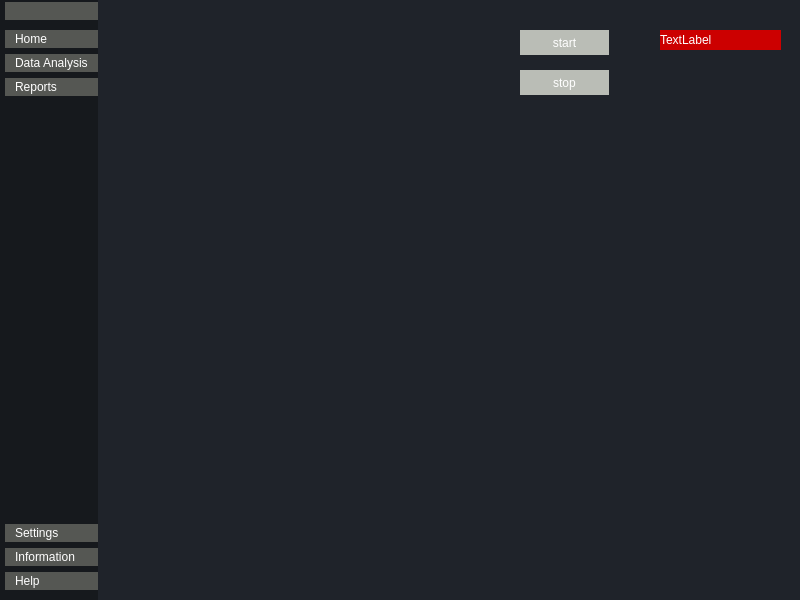
<?xml version="1.0" encoding="UTF-8"?>
<ui version="4.0">
 <class>MainWindow</class>
 <widget class="QMainWindow" name="MainWindow">
  <property name="geometry">
   <rect>
    <x>0</x>
    <y>0</y>
    <width>800</width>
    <height>600</height>
   </rect>
  </property>
  <property name="minimumSize">
   <size>
    <width>800</width>
    <height>600</height>
   </size>
  </property>
  <property name="windowTitle">
   <string>MainWindow</string>
  </property>
  <property name="styleSheet">
   <string notr="true">*{
border:none;
background-color:transparent;
background:none;
padding:0;
margin:0;
color:#fff;
}

#centralwidget{
background-color:#1f232a;
}

#LeftMenuSubContainer{
background-color:#16191d;
}

#LeftMenuSubContainer QPushButton {
text-align:left;
padding:2px 10px;
border-top-left-radius:10px;
border-bottom-left-radius:10px;
}


</string>
  </property>
  <widget class="QWidget" name="centralwidget">
   <layout class="QHBoxLayout" name="horizontalLayout">
    <property name="spacing">
     <number>0</number>
    </property>
    <property name="leftMargin">
     <number>0</number>
    </property>
    <property name="topMargin">
     <number>0</number>
    </property>
    <property name="rightMargin">
     <number>0</number>
    </property>
    <property name="bottomMargin">
     <number>0</number>
    </property>
    <item>
     <widget class="QWidget" name="LeftMenuContainer" native="true">
      <layout class="QVBoxLayout" name="verticalLayout">
       <property name="spacing">
        <number>0</number>
       </property>
       <property name="leftMargin">
        <number>0</number>
       </property>
       <property name="topMargin">
        <number>0</number>
       </property>
       <property name="rightMargin">
        <number>0</number>
       </property>
       <property name="bottomMargin">
        <number>0</number>
       </property>
       <item alignment="Qt::AlignLeft">
        <widget class="QWidget" name="LeftMenuSubContainer" native="true">
         <layout class="QVBoxLayout" name="verticalLayout_2">
          <property name="spacing">
           <number>0</number>
          </property>
          <property name="leftMargin">
           <number>5</number>
          </property>
          <property name="topMargin">
           <number>0</number>
          </property>
          <property name="rightMargin">
           <number>0</number>
          </property>
          <property name="bottomMargin">
           <number>0</number>
          </property>
          <item alignment="Qt::AlignTop">
           <widget class="QFrame" name="frame">
            <property name="frameShape">
             <enum>QFrame::StyledPanel</enum>
            </property>
            <property name="frameShadow">
             <enum>QFrame::Raised</enum>
            </property>
            <layout class="QVBoxLayout" name="verticalLayout_3">
             <property name="spacing">
              <number>0</number>
             </property>
             <property name="leftMargin">
              <number>0</number>
             </property>
             <property name="topMargin">
              <number>2</number>
             </property>
             <property name="rightMargin">
              <number>0</number>
             </property>
             <property name="bottomMargin">
              <number>0</number>
             </property>
             <item>
              <widget class="QPushButton" name="menuBtn">
               <property name="toolTip">
                <string>Menu</string>
               </property>
               <property name="styleSheet">
                <string notr="true">background-color: rgb(136, 138, 133);
background-color: rgb(85, 87, 83);</string>
               </property>
               <property name="text">
                <string/>
               </property>
               <property name="icon">
                <iconset resource="resources.qrc">
                 <normaloff>:/icons/icons/align-justify.svg</normaloff>:/icons/icons/align-justify.svg</iconset>
               </property>
               <property name="iconSize">
                <size>
                 <width>24</width>
                 <height>24</height>
                </size>
               </property>
              </widget>
             </item>
            </layout>
           </widget>
          </item>
          <item alignment="Qt::AlignTop">
           <widget class="QFrame" name="frame_2">
            <property name="sizePolicy">
             <sizepolicy hsizetype="Preferred" vsizetype="Expanding">
              <horstretch>0</horstretch>
              <verstretch>0</verstretch>
             </sizepolicy>
            </property>
            <property name="frameShape">
             <enum>QFrame::StyledPanel</enum>
            </property>
            <property name="frameShadow">
             <enum>QFrame::Raised</enum>
            </property>
            <layout class="QVBoxLayout" name="verticalLayout_4">
             <property name="spacing">
              <number>6</number>
             </property>
             <property name="leftMargin">
              <number>0</number>
             </property>
             <property name="topMargin">
              <number>10</number>
             </property>
             <property name="rightMargin">
              <number>0</number>
             </property>
             <property name="bottomMargin">
              <number>10</number>
             </property>
             <item>
              <widget class="QPushButton" name="pushButton_2">
               <property name="toolTip">
                <string>Home</string>
               </property>
               <property name="styleSheet">
                <string notr="true">background-color: rgb(85, 87, 83);</string>
               </property>
               <property name="text">
                <string>Home</string>
               </property>
               <property name="icon">
                <iconset resource="resources.qrc">
                 <normaloff>:/icons/icons/home.svg</normaloff>:/icons/icons/home.svg</iconset>
               </property>
               <property name="iconSize">
                <size>
                 <width>24</width>
                 <height>24</height>
                </size>
               </property>
              </widget>
             </item>
             <item>
              <widget class="QPushButton" name="pushButton_3">
               <property name="toolTip">
                <string>Data Analysis</string>
               </property>
               <property name="styleSheet">
                <string notr="true">background-color: rgb(85, 87, 83);</string>
               </property>
               <property name="text">
                <string>Data Analysis</string>
               </property>
               <property name="icon">
                <iconset resource="resources.qrc">
                 <normaloff>:/icons/icons/list.svg</normaloff>:/icons/icons/list.svg</iconset>
               </property>
               <property name="iconSize">
                <size>
                 <width>24</width>
                 <height>24</height>
                </size>
               </property>
              </widget>
             </item>
             <item>
              <widget class="QPushButton" name="pushButton_4">
               <property name="toolTip">
                <string>View Reports</string>
               </property>
               <property name="styleSheet">
                <string notr="true">background-color: rgb(85, 87, 83);</string>
               </property>
               <property name="text">
                <string>Reports</string>
               </property>
               <property name="icon">
                <iconset resource="resources.qrc">
                 <normaloff>:/icons/icons/printer.svg</normaloff>:/icons/icons/printer.svg</iconset>
               </property>
               <property name="iconSize">
                <size>
                 <width>24</width>
                 <height>24</height>
                </size>
               </property>
              </widget>
             </item>
            </layout>
           </widget>
          </item>
          <item>
           <spacer name="verticalSpacer">
            <property name="orientation">
             <enum>Qt::Vertical</enum>
            </property>
            <property name="sizeHint" stdset="0">
             <size>
              <width>20</width>
              <height>40</height>
             </size>
            </property>
           </spacer>
          </item>
          <item alignment="Qt::AlignBottom">
           <widget class="QFrame" name="frame_3">
            <property name="styleSheet">
             <string notr="true"/>
            </property>
            <property name="frameShape">
             <enum>QFrame::StyledPanel</enum>
            </property>
            <property name="frameShadow">
             <enum>QFrame::Raised</enum>
            </property>
            <layout class="QVBoxLayout" name="verticalLayout_5">
             <property name="spacing">
              <number>6</number>
             </property>
             <property name="leftMargin">
              <number>0</number>
             </property>
             <property name="topMargin">
              <number>10</number>
             </property>
             <property name="rightMargin">
              <number>0</number>
             </property>
             <property name="bottomMargin">
              <number>10</number>
             </property>
             <item>
              <widget class="QPushButton" name="pushButton_6">
               <property name="toolTip">
                <string>Go To Settings</string>
               </property>
               <property name="styleSheet">
                <string notr="true">background-color: rgb(85, 87, 83);</string>
               </property>
               <property name="text">
                <string>Settings</string>
               </property>
               <property name="icon">
                <iconset resource="resources.qrc">
                 <normaloff>:/icons/icons/settings.svg</normaloff>:/icons/icons/settings.svg</iconset>
               </property>
               <property name="iconSize">
                <size>
                 <width>24</width>
                 <height>24</height>
                </size>
               </property>
              </widget>
             </item>
             <item>
              <widget class="QPushButton" name="pushButton_5">
               <property name="toolTip">
                <string>Information About The App</string>
               </property>
               <property name="styleSheet">
                <string notr="true">background-color: rgb(85, 87, 83);</string>
               </property>
               <property name="text">
                <string>Information</string>
               </property>
               <property name="icon">
                <iconset resource="resources.qrc">
                 <normaloff>:/icons/icons/info.svg</normaloff>:/icons/icons/info.svg</iconset>
               </property>
               <property name="iconSize">
                <size>
                 <width>24</width>
                 <height>24</height>
                </size>
               </property>
              </widget>
             </item>
             <item>
              <widget class="QPushButton" name="pushButton_7">
               <property name="toolTip">
                <string>Get More Help</string>
               </property>
               <property name="styleSheet">
                <string notr="true">background-color: rgb(85, 87, 83);</string>
               </property>
               <property name="text">
                <string>Help</string>
               </property>
               <property name="icon">
                <iconset resource="resources.qrc">
                 <normaloff>:/icons/icons/help-circle.svg</normaloff>:/icons/icons/help-circle.svg</iconset>
               </property>
               <property name="iconSize">
                <size>
                 <width>24</width>
                 <height>24</height>
                </size>
               </property>
              </widget>
             </item>
            </layout>
           </widget>
          </item>
         </layout>
        </widget>
       </item>
      </layout>
     </widget>
    </item>
    <item>
     <widget class="QWidget" name="MainBodyContainer" native="true">
      <property name="toolTip">
       <string>Settings</string>
      </property>
      <widget class="QPushButton" name="start_button">
       <property name="geometry">
        <rect>
         <x>120</x>
         <y>30</y>
         <width>89</width>
         <height>25</height>
        </rect>
       </property>
       <property name="styleSheet">
        <string notr="true">background-color: rgb(186, 189, 182);</string>
       </property>
       <property name="text">
        <string>start</string>
       </property>
      </widget>
      <widget class="QPushButton" name="stop_button">
       <property name="geometry">
        <rect>
         <x>120</x>
         <y>70</y>
         <width>89</width>
         <height>25</height>
        </rect>
       </property>
       <property name="styleSheet">
        <string notr="true">background-color: rgb(186, 189, 182);</string>
       </property>
       <property name="text">
        <string>stop</string>
       </property>
      </widget>
      <widget class="QLabel" name="time_display">
       <property name="geometry">
        <rect>
         <x>260</x>
         <y>30</y>
         <width>121</width>
         <height>20</height>
        </rect>
       </property>
       <property name="styleSheet">
        <string notr="true">background-color: rgb(204, 0, 0);</string>
       </property>
       <property name="text">
        <string>TextLabel</string>
       </property>
      </widget>
     </widget>
    </item>
   </layout>
  </widget>
 </widget>
 <resources>
  <include location="resources.qrc"/>
 </resources>
 <connections/>
</ui>
